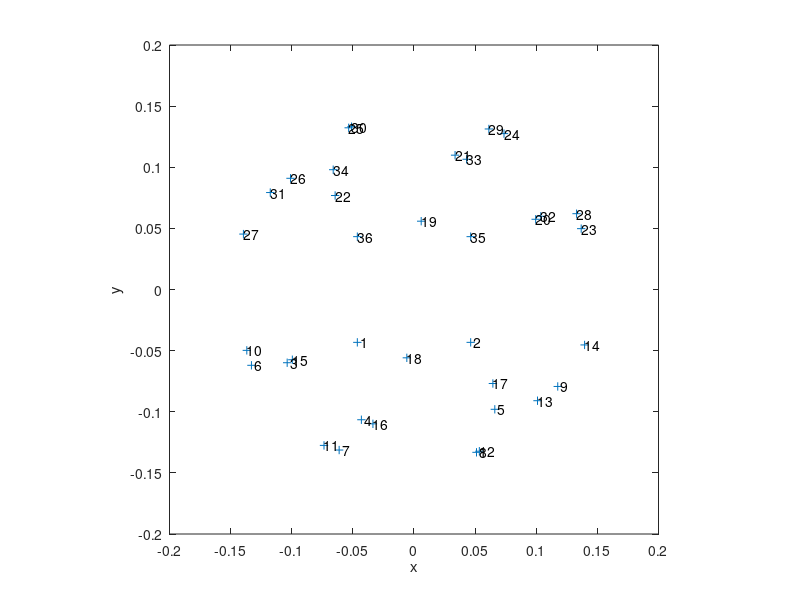
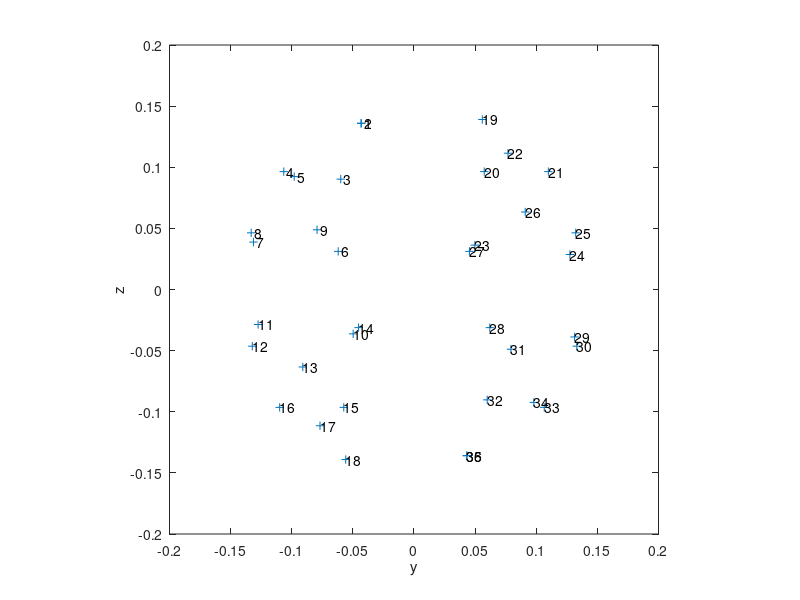
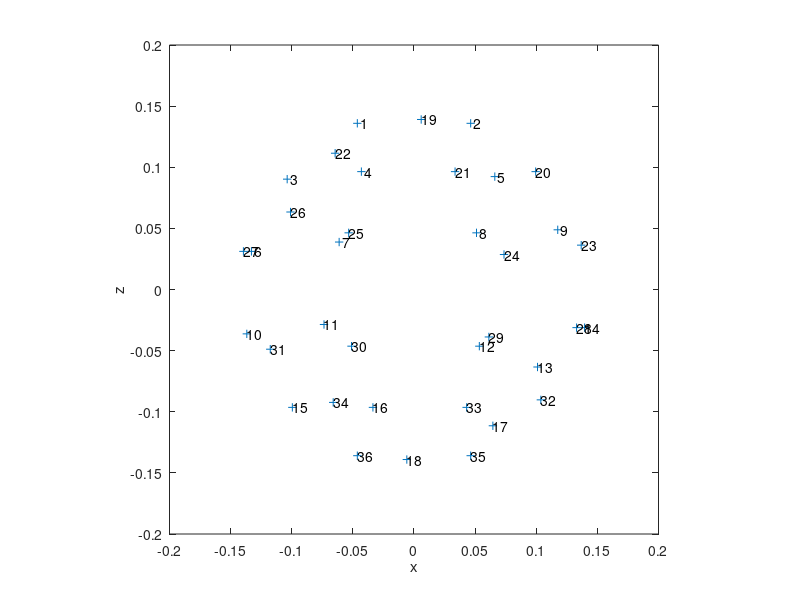
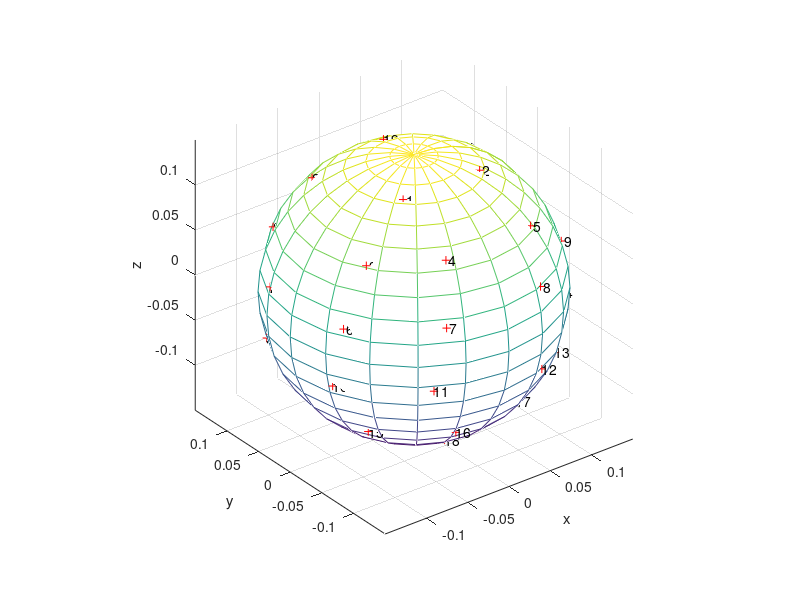

MATLAB code to generate these figures, in order:
fig=10;
mic=load('data/3Dcam36Officiel.txt','-ascii');
M=36;
r=0.15;

x=mic(:,1);
y=mic(:,2);
z=mic(:,3);

figure(fig)
plot(x,y,'+')
axis square
text(x,y,num2str([1:M]'))
xlabel('x')
ylabel('y')

figure(fig+1)
plot(y,z,'+')
axis square
text(y,z,num2str([1:M]'))
xlabel('y')
ylabel('z')

figure(fig+2)
plot(x,z,'+')
axis square
text(x,z,num2str([1:M]'))
xlabel('x')
ylabel('z')


[xx,yy,zz]=sphere;

figure(fig+3)
mesh(r*xx,r*yy,r*zz)
hold on
plot3(x,y,z,'+r')
xlabel('x')
ylabel('y')
zlabel('z')
axis square
text(x,y,z,num2str([1:M]'))
hold off
axis equal